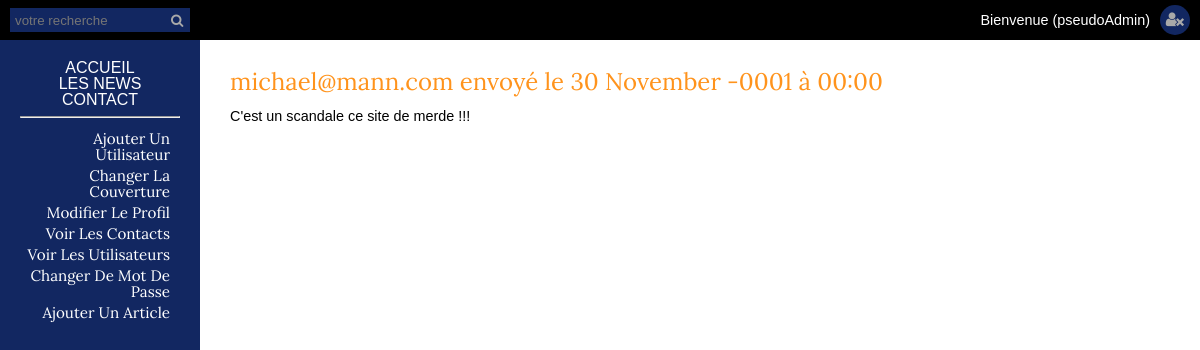
The page /admin/readcontact.php?id=1 (signed in) on the database its author committed.
### tables this page shows
CREATE TABLE `contact` (
  `id` int(11) NOT NULL,
  `email` varchar(255) NOT NULL,
  `subject` varchar(255) NOT NULL,
  `message` text NOT NULL,
  `new` enum('no','yes') NOT NULL,
  `date` datetime NOT NULL
);

### admin/readcontact.php (the view, shortened to what this page needs)
<?php
	require_once  'inc/dbconnect.php';
	include_once 'inc/header.php';
    if(!isset($_GET['id']) || empty($_GET['id']) || !is_numeric($_GET['id'])){
    	header('Location: contactslist.php');
    	die;
    }
    else{
    	$contactId = (int) trim(strip_tags($_GET['id']));
		$req = $bdd->prepare('SELECT * FROM contact WHERE id=:contactId');
		$req->bindValue(':contactId', $contactId, PDO::PARAM_INT);
		$req->execute();
		$contact = $req->fetch(PDO::FETCH_ASSOC);
    }
?>
	<h3><?php echo $contact['email'].' envoyé le '.date('j F Y \à H:i', strtotime($contact['date'])); ?></h3>
	<p><?php echo nl2br($contact['message']); ?></p>
<?php include_once 'inc/footer.php'; ?>

### admin/css/style.css (style rules this page uses)
html { box-sizing: border-box }
*, *::before, *::after { box-sizing: inherit }
body { font-family: "Open-Sans", sans-serif; }
h3 { font-family: "Lora"; font-size: 1.5em; text-align: left; color : #FF931C; padding-bottom: 15px; }
p { font-size: 0.9em; }
body { height: 100vh; width: 100%; }

### rows shown on the page
contact: email "michael@mann.com", date "30 November -0001 à 00:00", message "C'est un scandale ce site de merde !!!"

### other values the page prints
$pseudo "(pseudoAdmin)"
